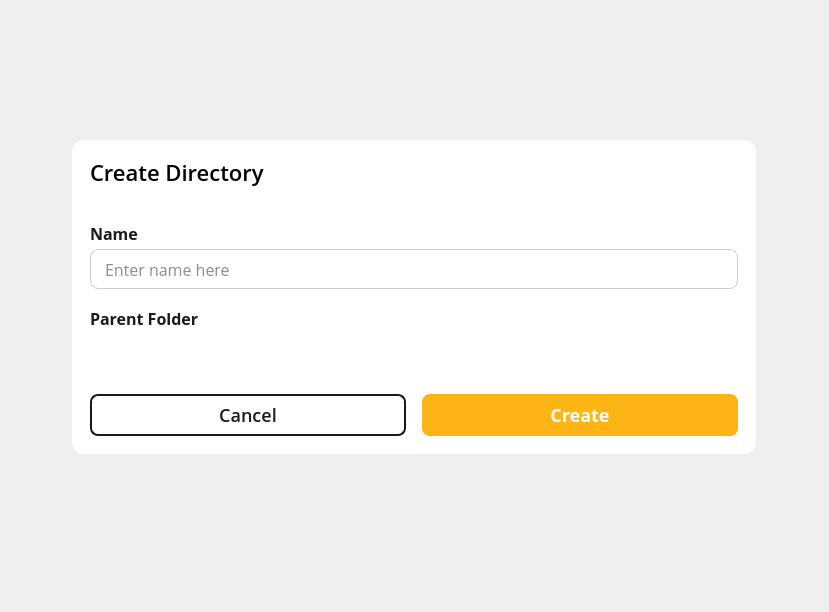
<?xml version="1.0" encoding="UTF-8"?>
<ui version="4.0">
 <class>CreateDirectoryDialog</class>
 <widget class="QDialog" name="CreateDirectoryDialog">
  <property name="geometry">
   <rect>
    <x>0</x>
    <y>0</y>
    <width>829</width>
    <height>612</height>
   </rect>
  </property>
  <property name="sizePolicy">
   <sizepolicy hsizetype="Fixed" vsizetype="Fixed">
    <horstretch>0</horstretch>
    <verstretch>0</verstretch>
   </sizepolicy>
  </property>
  <property name="minimumSize">
   <size>
    <width>0</width>
    <height>0</height>
   </size>
  </property>
  <property name="maximumSize">
   <size>
    <width>16777215</width>
    <height>16777215</height>
   </size>
  </property>
  <property name="windowTitle">
   <string>Dialog</string>
  </property>
  <property name="styleSheet">
   <string notr="true">border-radius: 0px;</string>
  </property>
  <property name="modal">
   <bool>true</bool>
  </property>
  <layout class="QVBoxLayout" name="verticalLayout" stretch="0">
   <property name="spacing">
    <number>18</number>
   </property>
   <property name="sizeConstraint">
    <enum>QLayout::SizeConstraint::SetDefaultConstraint</enum>
   </property>
   <property name="leftMargin">
    <number>0</number>
   </property>
   <property name="topMargin">
    <number>0</number>
   </property>
   <property name="rightMargin">
    <number>0</number>
   </property>
   <property name="bottomMargin">
    <number>18</number>
   </property>
   <item alignment="Qt::AlignmentFlag::AlignHCenter">
    <widget class="QWidget" name="dialogContainer" native="true">
     <property name="sizePolicy">
      <sizepolicy hsizetype="Fixed" vsizetype="Fixed">
       <horstretch>0</horstretch>
       <verstretch>0</verstretch>
      </sizepolicy>
     </property>
     <property name="minimumSize">
      <size>
       <width>684</width>
       <height>314</height>
      </size>
     </property>
     <property name="maximumSize">
      <size>
       <width>684</width>
       <height>314</height>
      </size>
     </property>
     <property name="styleSheet">
      <string notr="true">#dialogContainer {
	border-radius: 12px;
	background-color: white;
}</string>
     </property>
     <layout class="QVBoxLayout" name="verticalLayout_5">
      <property name="spacing">
       <number>18</number>
      </property>
      <property name="leftMargin">
       <number>0</number>
      </property>
      <property name="topMargin">
       <number>0</number>
      </property>
      <property name="rightMargin">
       <number>0</number>
      </property>
      <property name="bottomMargin">
       <number>18</number>
      </property>
      <item>
       <widget class="QWidget" name="widget" native="true">
        <property name="minimumSize">
         <size>
          <width>0</width>
          <height>64</height>
         </size>
        </property>
        <property name="maximumSize">
         <size>
          <width>16777215</width>
          <height>64</height>
         </size>
        </property>
        <property name="styleSheet">
         <string notr="true">background-color: rgba(255, 255, 255, 0);</string>
        </property>
        <layout class="QHBoxLayout" name="horizontalLayout">
         <property name="spacing">
          <number>18</number>
         </property>
         <property name="leftMargin">
          <number>18</number>
         </property>
         <property name="topMargin">
          <number>16</number>
         </property>
         <property name="rightMargin">
          <number>18</number>
         </property>
         <property name="bottomMargin">
          <number>16</number>
         </property>
         <item>
          <widget class="QLabel" name="dialogTitle">
           <property name="styleSheet">
            <string notr="true">color: black;
font-family: Open Sans;
font-weight: 500;
font-size: 22px;
line-height: 30px;
letter-spacing: 0%;
</string>
           </property>
           <property name="text">
            <string>Create Directory</string>
           </property>
          </widget>
         </item>
         <item>
          <widget class="QToolButton" name="closeButton">
           <property name="text">
            <string/>
           </property>
           <property name="icon">
            <iconset resource="../../../../Resources/Resources.qrc">
             <normaloff>:/images/Project/cross-icon.svg</normaloff>:/images/Project/cross-icon.svg</iconset>
           </property>
           <property name="iconSize">
            <size>
             <width>32</width>
             <height>32</height>
            </size>
           </property>
           <property name="autoRaise">
            <bool>true</bool>
           </property>
          </widget>
         </item>
        </layout>
       </widget>
      </item>
      <item>
       <widget class="QWidget" name="widget_2" native="true">
        <layout class="QVBoxLayout" name="verticalLayout_2">
         <property name="spacing">
          <number>18</number>
         </property>
         <property name="leftMargin">
          <number>18</number>
         </property>
         <property name="topMargin">
          <number>0</number>
         </property>
         <property name="rightMargin">
          <number>18</number>
         </property>
         <property name="bottomMargin">
          <number>0</number>
         </property>
         <item>
          <widget class="QWidget" name="nameFieldGroup" native="true">
           <layout class="QVBoxLayout" name="verticalLayout_3">
            <property name="spacing">
             <number>4</number>
            </property>
            <property name="leftMargin">
             <number>0</number>
            </property>
            <property name="topMargin">
             <number>0</number>
            </property>
            <property name="rightMargin">
             <number>0</number>
            </property>
            <property name="bottomMargin">
             <number>0</number>
            </property>
            <item>
             <widget class="QLabel" name="nameFieldLabel">
              <property name="maximumSize">
               <size>
                <width>16777215</width>
                <height>24</height>
               </size>
              </property>
              <property name="styleSheet">
               <string notr="true">color: #1A1A1A;
font-family: Open Sans;
font-weight: 600;
font-size: 16px;
line-height: 24px;
letter-spacing: 0%;
</string>
              </property>
              <property name="text">
               <string>Name</string>
              </property>
             </widget>
            </item>
            <item>
             <widget class="QLineEdit" name="nameFieldEdit">
              <property name="sizePolicy">
               <sizepolicy hsizetype="Expanding" vsizetype="Fixed">
                <horstretch>0</horstretch>
                <verstretch>0</verstretch>
               </sizepolicy>
              </property>
              <property name="minimumSize">
               <size>
                <width>0</width>
                <height>40</height>
               </size>
              </property>
              <property name="maximumSize">
               <size>
                <width>16777215</width>
                <height>40</height>
               </size>
              </property>
              <property name="styleSheet">
               <string notr="true">QLineEdit {
	color: #1A1A1A;
	background-color: white;
	border-radius: 8px;
	border: 1px solid #CCCCCC;
	padding: 12px;
	font-family: Open Sans;
	font-weight: 400;
	font-size: 16px;
	line-height: 24px;
	letter-spacing: 0%;
}</string>
              </property>
              <property name="text">
               <string/>
              </property>
              <property name="placeholderText">
               <string>Enter name here</string>
              </property>
             </widget>
            </item>
           </layout>
          </widget>
         </item>
         <item>
          <widget class="QWidget" name="parentFieldGroup" native="true">
           <layout class="QVBoxLayout" name="verticalLayout_4">
            <property name="spacing">
             <number>4</number>
            </property>
            <property name="leftMargin">
             <number>0</number>
            </property>
            <property name="topMargin">
             <number>0</number>
            </property>
            <property name="rightMargin">
             <number>0</number>
            </property>
            <item>
             <widget class="QLabel" name="parentFieldLabel">
              <property name="maximumSize">
               <size>
                <width>16777215</width>
                <height>24</height>
               </size>
              </property>
              <property name="styleSheet">
               <string notr="true">color: #1A1A1A;
font-family: Open Sans;
font-weight: 600;
font-size: 16px;
line-height: 24px;
letter-spacing: 0%;
</string>
              </property>
              <property name="text">
               <string>Parent Folder</string>
              </property>
             </widget>
            </item>
            <item>
             <widget class="TreeComboBox" name="parentFieldCombo" native="true">
              <property name="sizePolicy">
               <sizepolicy hsizetype="Preferred" vsizetype="Fixed">
                <horstretch>0</horstretch>
                <verstretch>0</verstretch>
               </sizepolicy>
              </property>
              <property name="minimumSize">
               <size>
                <width>0</width>
                <height>40</height>
               </size>
              </property>
              <property name="maximumSize">
               <size>
                <width>16777215</width>
                <height>40</height>
               </size>
              </property>
             </widget>
            </item>
           </layout>
          </widget>
         </item>
        </layout>
       </widget>
      </item>
      <item>
       <widget class="QWidget" name="bottomGroup" native="true">
        <property name="sizePolicy">
         <sizepolicy hsizetype="Preferred" vsizetype="Fixed">
          <horstretch>0</horstretch>
          <verstretch>0</verstretch>
         </sizepolicy>
        </property>
        <property name="minimumSize">
         <size>
          <width>0</width>
          <height>42</height>
         </size>
        </property>
        <property name="maximumSize">
         <size>
          <width>16777215</width>
          <height>42</height>
         </size>
        </property>
        <layout class="QHBoxLayout" name="horizontalLayout_2">
         <property name="spacing">
          <number>16</number>
         </property>
         <property name="leftMargin">
          <number>18</number>
         </property>
         <property name="topMargin">
          <number>0</number>
         </property>
         <property name="rightMargin">
          <number>18</number>
         </property>
         <property name="bottomMargin">
          <number>0</number>
         </property>
         <item>
          <widget class="QPushButton" name="cancelButton">
           <property name="sizePolicy">
            <sizepolicy hsizetype="Preferred" vsizetype="Preferred">
             <horstretch>0</horstretch>
             <verstretch>0</verstretch>
            </sizepolicy>
           </property>
           <property name="minimumSize">
            <size>
             <width>0</width>
             <height>42</height>
            </size>
           </property>
           <property name="maximumSize">
            <size>
             <width>16777215</width>
             <height>42</height>
            </size>
           </property>
           <property name="styleSheet">
            <string notr="true">#cancelButton {
	background: white;
	border: 2px solid #1A1A1A;
	border-radius: 8px;
	font-family: Open Sans;
	font-weight: 500;
	font-size: 18px;
	color: #1A1A1A;
}

#cancelButton:hover {
    background-color: #D6ECFF;
}

#cancelButton:pressed {
    background-color: #B7DCFF;
    padding-top: 2px;
	padding-left: 2px;
}
</string>
           </property>
           <property name="text">
            <string>Cancel</string>
           </property>
          </widget>
         </item>
         <item>
          <widget class="QPushButton" name="createButton">
           <property name="sizePolicy">
            <sizepolicy hsizetype="Preferred" vsizetype="Fixed">
             <horstretch>0</horstretch>
             <verstretch>0</verstretch>
            </sizepolicy>
           </property>
           <property name="minimumSize">
            <size>
             <width>0</width>
             <height>42</height>
            </size>
           </property>
           <property name="maximumSize">
            <size>
             <width>16777215</width>
             <height>42</height>
            </size>
           </property>
           <property name="styleSheet">
            <string notr="true">#createButton {
	background: #FDB515;
	border: none;
	border-radius: 8px;
	font-family: Open-Sans;
	font-weight: 500;
	font-size: 18px;
	color: white;
}

#createButton:hover {
    background-color: #E6A512;
}

#createButton:pressed {
    background-color: #CC8F0F;
    padding-top: 2px;
	padding-left: 2px;
}</string>
           </property>
           <property name="text">
            <string>Create</string>
           </property>
          </widget>
         </item>
        </layout>
       </widget>
      </item>
     </layout>
    </widget>
   </item>
  </layout>
 </widget>
 <customwidgets>
  <customwidget>
   <class>TreeComboBox</class>
   <extends>QWidget</extends>
   <header location="global">treecombobox.h</header>
   <container>1</container>
  </customwidget>
 </customwidgets>
 <resources>
  <include location="../../../../Resources/Resources.qrc"/>
 </resources>
 <connections>
  <connection>
   <sender>closeButton</sender>
   <signal>clicked()</signal>
   <receiver>CreateDirectoryDialog</receiver>
   <slot>onCloseButtonClicked()</slot>
   <hints>
    <hint type="sourcelabel">
     <x>737</x>
     <y>187</y>
    </hint>
    <hint type="destinationlabel">
     <x>341</x>
     <y>156</y>
    </hint>
   </hints>
  </connection>
  <connection>
   <sender>cancelButton</sender>
   <signal>clicked()</signal>
   <receiver>CreateDirectoryDialog</receiver>
   <slot>onCancelButtonClicked()</slot>
   <hints>
    <hint type="sourcelabel">
     <x>265</x>
     <y>435</y>
    </hint>
    <hint type="destinationlabel">
     <x>341</x>
     <y>156</y>
    </hint>
   </hints>
  </connection>
  <connection>
   <sender>createButton</sender>
   <signal>clicked()</signal>
   <receiver>CreateDirectoryDialog</receiver>
   <slot>onCreateButtonClicked()</slot>
   <hints>
    <hint type="sourcelabel">
     <x>737</x>
     <y>435</y>
    </hint>
    <hint type="destinationlabel">
     <x>341</x>
     <y>156</y>
    </hint>
   </hints>
  </connection>
 </connections>
 <slots>
  <slot>onCancelButtonClicked()</slot>
  <slot>onCreateButtonClicked()</slot>
  <slot>onCloseButtonClicked()</slot>
 </slots>
</ui>
